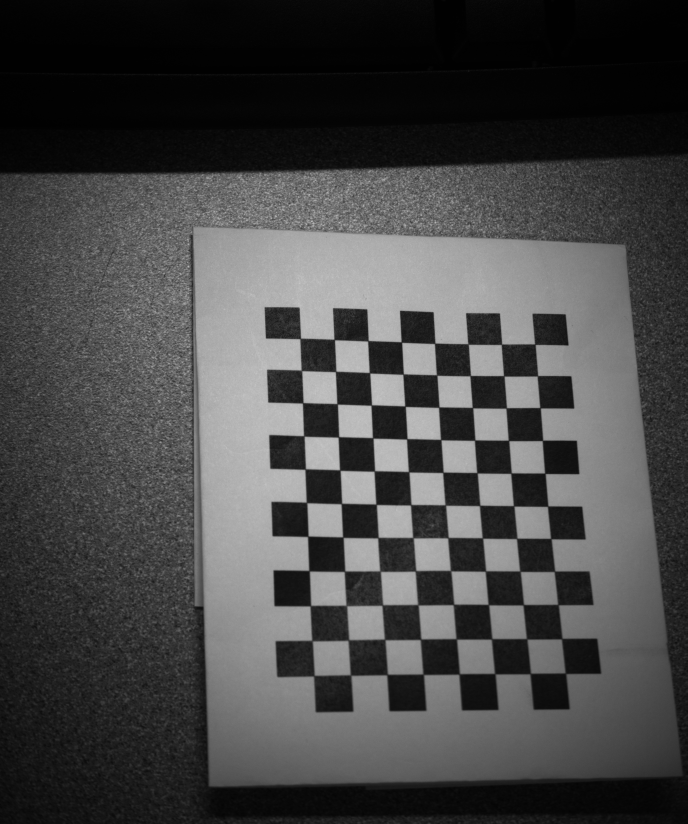
#> input picture Python/Old Code Files/CapturedImages/Pairs/pair_left_1.jpg, 2062 x 2472 px, found by its file name (shown at 1/3 size)
$ python 'camera_new object.py'   (older library calls are emulated)
#> lines starting #> are read from the running program, lines starting #| are printed output that depends on the picture
import cv2
import numpy as np
import matplotlib.pyplot as plt
from mpl_toolkits.mplot3d import Axes3D

# Load rectification parameters
left_camera_mtx = np.load("camera_mtx_left.npy")
#> (reads Python/Old Code Files/Outputs/camera_mtx_left.npy from the repository)
left_camera_dist = np.load("camera_dist_left.npy")
#> (reads Python/Old Code Files/Outputs/camera_dist_left.npy from the repository)
right_camera_mtx = np.load("camera_mtx_right.npy")
#> (reads Python/Old Code Files/Outputs/camera_mtx_right.npy from the repository)
right_camera_dist = np.load("camera_dist_right.npy")
#> (reads Python/Old Code Files/Outputs/camera_dist_right.npy from the repository)
R1 = np.load("R1.npy")
R2 = np.load("R2.npy")
P1 = np.load("P1.npy")
P2 = np.load("P2.npy")
Q = np.load("Q.npy")


# Capture new stereo images
left_img_path = r"C:\Users\jacob.thomas\Desktop\Jacob Thomas_118577\Full Time 2024\ShadeQC\IDS camera - GUI\Python\CapturedImages\Pairs\pair_left_1.jpg"
right_img_path = r"C:\Users\jacob.thomas\Desktop\Jacob Thomas_118577\Full Time 2024\ShadeQC\IDS camera - GUI\Python\CapturedImages\Pairs\pair_right_1.jpg"

# Load the new images
left_img = cv2.imread(left_img_path, cv2.IMREAD_GRAYSCALE)
#> left_img is the input picture: shape (2472, 2062); min 0, max 253, mean 71.1
right_img = cv2.imread(right_img_path, cv2.IMREAD_GRAYSCALE)
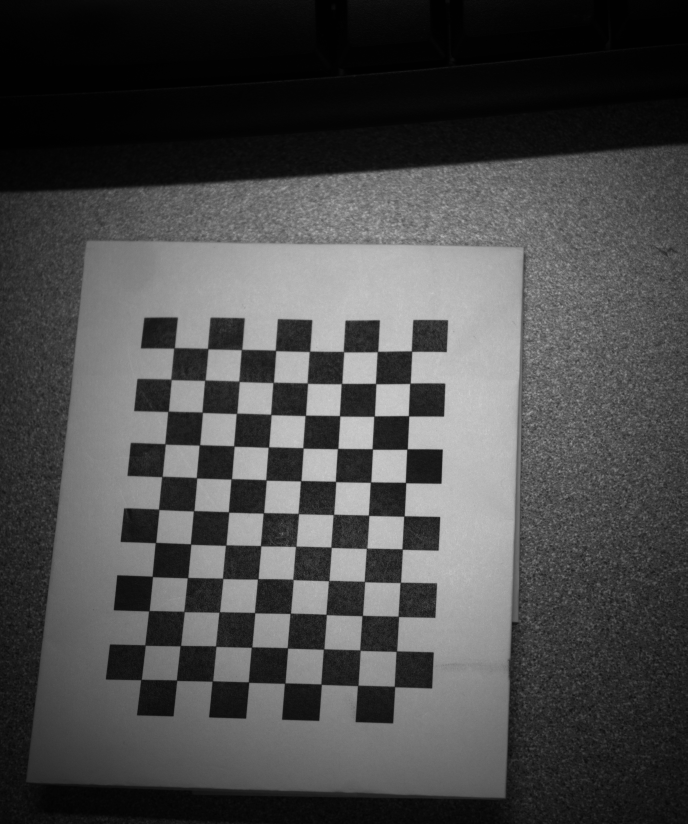
#> input picture Python/Old Code Files/CapturedImages/Pairs/pair_right_1.jpg, 2062 x 2472 px, found by its file name (shown at 1/3 size)
#> right_img is the input picture: shape (2472, 2062); min 0, max 224, mean 75.3

cv2.namedWindow("Left Image", cv2.WINDOW_NORMAL)
cv2.resizeWindow("Left Image", 800, 800)
cv2.imshow("Left Image", left_img)

cv2.namedWindow("Right Image", cv2.WINDOW_NORMAL)
cv2.resizeWindow("Right Image", 800, 800)
cv2.imshow("Right Image", right_img)

# Compute rectification maps
left_map_x, left_map_y = cv2.initUndistortRectifyMap(
    left_camera_mtx, left_camera_dist, R1, P1, left_img.shape[::1], cv2.CV_32FC1
)
right_map_x, right_map_y = cv2.initUndistortRectifyMap(
    right_camera_mtx, right_camera_dist, R2, P2, right_img.shape[::1], cv2.CV_32FC1
)

# Apply rectification maps
left_rectified = cv2.remap(left_img, left_map_x, left_map_y, cv2.INTER_LINEAR)
right_rectified = cv2.remap(right_img, right_map_x, right_map_y, cv2.INTER_LINEAR)
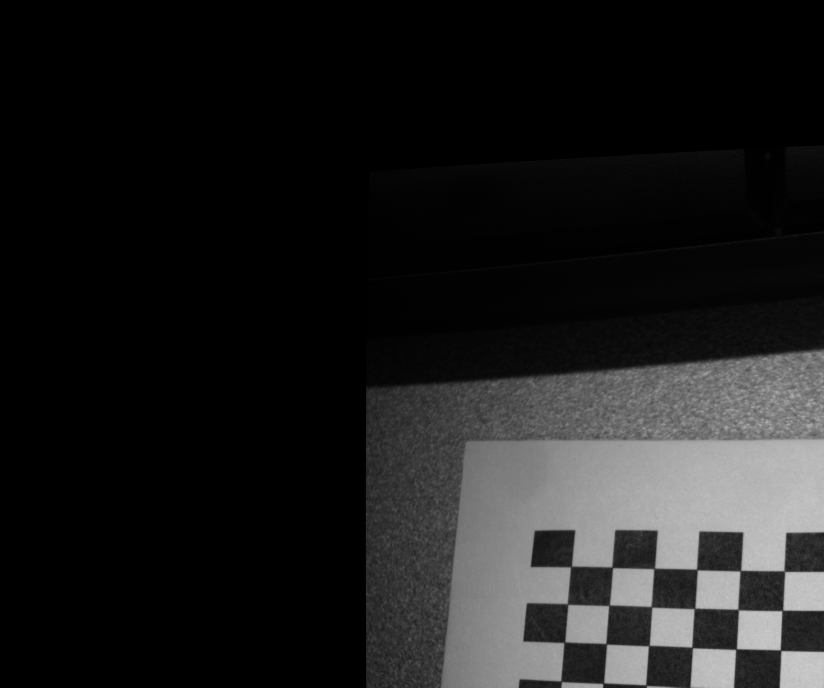
#> right_rectified: shape (2062, 2472) (shown at 1/3 size); min 0, max 211, mean 29.4

# Display the cropped rectified images
cv2.namedWindow("Left Rectified Image", cv2.WINDOW_NORMAL)
cv2.resizeWindow("Left Rectified Image", 800, 800)
cv2.imshow("Left Rectified Image", left_rectified)

cv2.namedWindow("Right Rectified Image", cv2.WINDOW_NORMAL)
cv2.resizeWindow("Right Rectified Image", 800, 800)
cv2.imshow("Right Rectified Image", right_rectified)

# Calculate ROI to remove black borders
_, roi_left = cv2.getOptimalNewCameraMatrix(
    left_camera_mtx, left_camera_dist, left_img.shape[::1], 2, left_img.shape[::1]
)
#> roi_left = (36, 44, 2387, 1998)
_, roi_right = cv2.getOptimalNewCameraMatrix(
    right_camera_mtx, right_camera_dist, right_img.shape[::1], 2, right_img.shape[::1]
)
#> roi_right = (27, 190, 2269, 1732)

# Crop the rectified images using the ROI
x, y, w, h = roi_left
#> x = 36; y = 44; w = 2387; h = 1998
left_rectified_cropped = left_rectified[y : y + h, x : x + w]
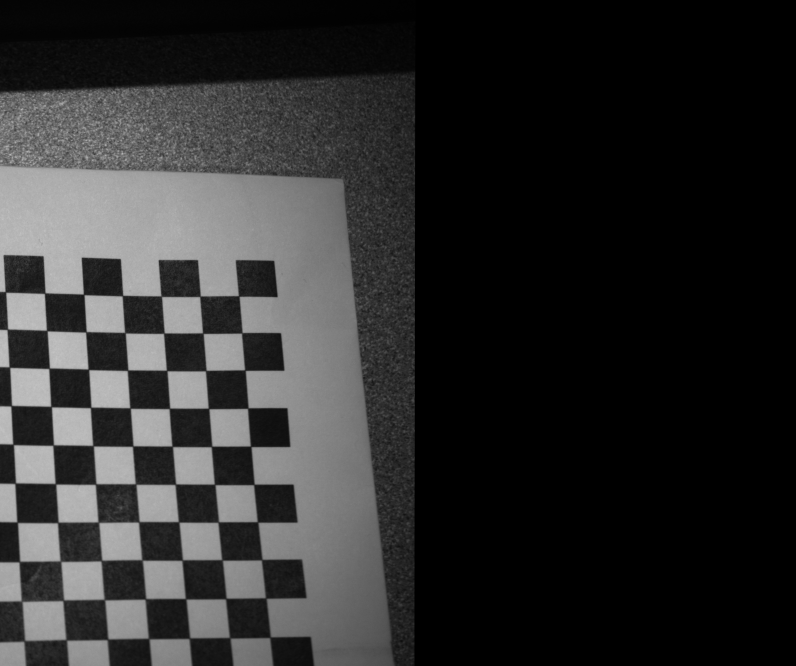
#> left_rectified_cropped: shape (1998, 2387) (shown at 1/3 size); min 0, max 250, mean 45.2

x, y, w, h = roi_right
#> x = 27; y = 190; w = 2269
right_rectified_cropped = right_rectified[y : y + h, x : x + w]
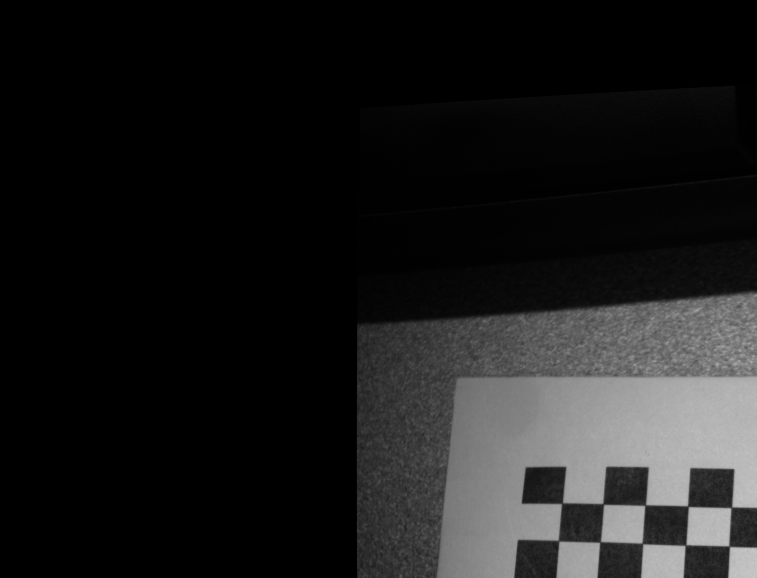
#> right_rectified_cropped: shape (1732, 2269) (shown at 1/3 size); min 0, max 207, mean 27.5

# Display the cropped rectified images
cv2.namedWindow("Cropped Left Rectified Image", cv2.WINDOW_NORMAL)
cv2.resizeWindow("Cropped Left Rectified Image", 800, 800)
cv2.imshow("Cropped Left Rectified Image", left_rectified_cropped)

cv2.namedWindow("Cropped Right Rectified Image", cv2.WINDOW_NORMAL)
cv2.resizeWindow("Cropped Right Rectified Image", 800, 800)
cv2.imshow("Cropped Right Rectified Image", right_rectified_cropped)

cv2.waitKey(0)
cv2.destroyAllWindows()

# Compute the width for side-by-side stitching without black borders
height, width = right_rectified.shape

# Resize rectified images to the same height while maintaining the aspect ratio
left_rectified_resized = cv2.resize(
    left_rectified, (width, height), interpolation=cv2.INTER_LINEAR
)
right_rectified_resized = cv2.resize(
    right_rectified, (width, height), interpolation=cv2.INTER_LINEAR
)

# Detect ORB keypoints and descriptors
orb = cv2.ORB_create()
keypoints1, descriptors1 = orb.detectAndCompute(left_rectified_resized, None)
#> keypoints1 = 500 keypoints; strongest (x, y, size): (176, 1154, 111.1), (294, 1147, 111.1), (197, 1268, 111.1), (190, 1143, 111.1)
keypoints2, descriptors2 = orb.detectAndCompute(right_rectified_resized, None)
#> keypoints2 = 491 keypoints; strongest (x, y, size): (2354, 1824, 111.1), (2340, 1835, 111.1), (2354, 1835, 111.1), (2336, 1942, 111.1)

# Match descriptors using BFMatcher
bf = cv2.BFMatcher(cv2.NORM_HAMMING, crossCheck=True)
matches = bf.match(descriptors1, descriptors2)
#> matches = 130 matches

# Sort matches by distance and select top 30 matches
matches = sorted(matches, key=lambda x: x.distance)
matches = matches[:70]
#> matches = 70 matches

# Extract matched keypoints
pts_left = np.float32([keypoints1[m.queryIdx].pt for m in matches]).reshape(-1, 1, 2)
#> pts_left = 70 rows, first 8: [660, 1267.2], [308.2, 1372.4], [425, 1267], [550.8, 1381.2], [198.7, 1491.3], [298.8, 1149.6], [783.4, 1265.8], [423.4, 1264.9]
pts_right = np.float32([keypoints2[m.trainIdx].pt for m in matches]).reshape(-1, 1, 2)
#> pts_right = 70 rows, first 8: [1840.3, 1706.4], [1840.3, 1705.5], [2336.2, 1942.1], [1711, 1703], [2353, 1827.4], [2212, 1946], [2074.8, 1940.4], [2227.5, 1708]

# Stitch the images together side-by-side
stitched_img = np.hstack((left_rectified_resized, right_rectified_resized))
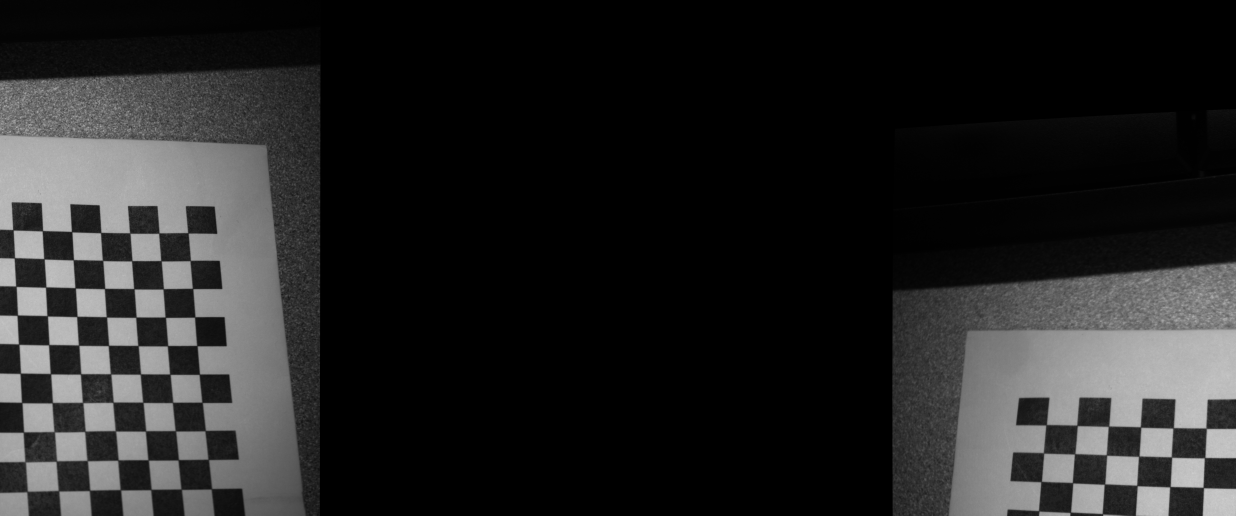
#> stitched_img: shape (2062, 4944) (shown at 1/4 size); min 0, max 250, mean 36.8

# Convert to color for visualization
stitched_img_color = cv2.cvtColor(stitched_img, cv2.COLOR_GRAY2BGR)

# Draw key epipolar lines
for pt1, pt2 in zip(pts_left, pts_right):
    color = tuple(np.random.randint(0, 255, 3).tolist())
    pt1 = (int(pt1[0][0]), int(pt1[0][1]))
    pt2 = (
        int(pt2[0][0] + width),
        int(pt2[0][1]),
    )  # Shift the right point horizontally by the width of the left image
    stitched_img_color = cv2.line(stitched_img_color, pt1, pt2, color, 1)
    stitched_img_color = cv2.circle(stitched_img_color, pt1, 8, color, -1)
    stitched_img_color = cv2.circle(stitched_img_color, pt2, 8, color, -1)
#> this loop made 70 passes
#> (pt1, pt2, color) on passes 1 to 12: ((660, 1267), (4312, 1706), (172, 47, 117)), ((308, 1372), (4312, 1705), (192, 67, 251)), ((425, 1267), (4808, 1942), (195, 103, 9)), ((550, 1381), (4183, 1703), (211, 21, 242)), ((198, 1491), (4824, 1827), (36, 87, 70)), ((298, 1149), (4684, 1946), (216, 88, 140)), ((783, 1265), (4546, 1940), (58, 193, 230)), ((423, 1264), (4699, 1707), (39, 87, 174)), ((182, 1152), (4417, 1940), (88, 81, 165)), ((406, 930), (4170, 1923), (25, 77, 72)), ((775, 1158), (4690, 1715), (9, 148, 115)), ((664, 1272), (4438, 1704), (208, 243, 197))
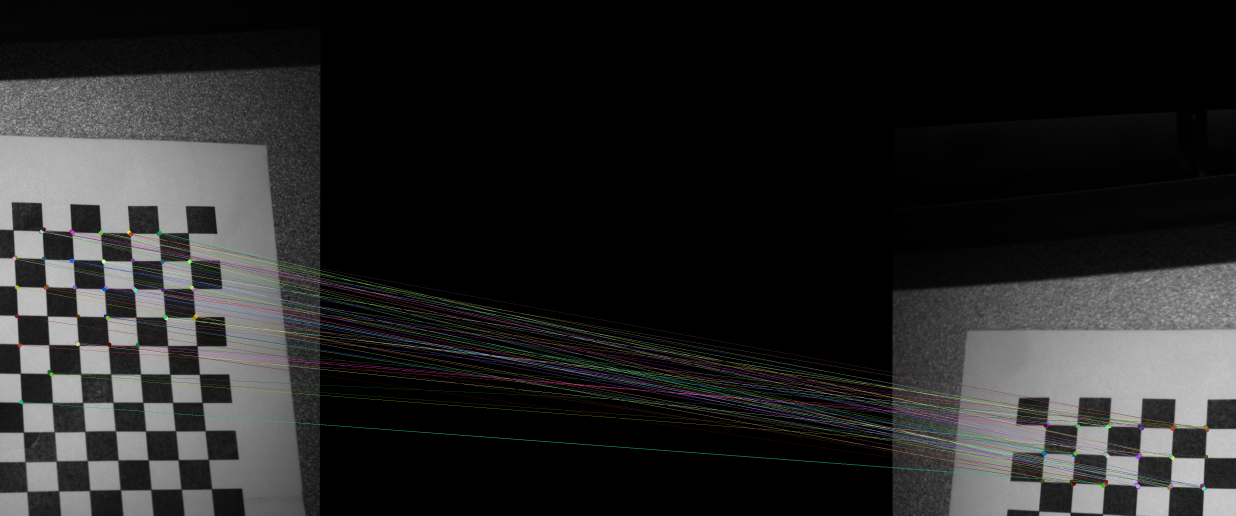
#> stitched_img_color: shape (2062, 4944, 3) (shown at 1/4 size); mean B, G, R 38.5, 38.8, 38.8

# Display the stitched image with epipolar lines
cv2.namedWindow("Epipolar Lines", cv2.WINDOW_NORMAL)
cv2.resizeWindow("Epipolar Lines", 1600, 600)
cv2.imshow("Epipolar Lines", stitched_img_color)
cv2.waitKey(0)
cv2.destroyAllWindows()

# Save the stitched image with epipolar lines if needed
cv2.imwrite("stitched_epipolar_lines_new_object.jpg", stitched_img_color)

# Triangulate points
points_4D_hom = cv2.triangulatePoints(P1, P2, pts_left, pts_right)
points_3D = points_4D_hom[:3] / points_4D_hom[3]

# Plot the 3D points
fig = plt.figure()
ax = fig.add_subplot(111, projection="3d")
ax.scatter(points_3D[0], points_3D[1], points_3D[2], c="r", s=50)

# Draw lines connecting the points
for i in range(len(points_3D) - 1):
    ax.plot(
        [points_3D[i, 0], points_3D[i + 1, 0]],
        [points_3D[i, 1], points_3D[i + 1, 1]],
        [points_3D[i, 2], points_3D[i + 1, 2]],
        c="r",
    )
#> this loop made 2 passes

plt.show()
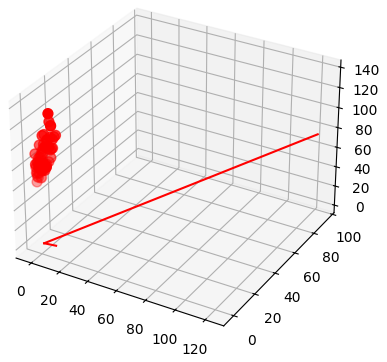
#> figure drawn by matplotlib, 1 panel
